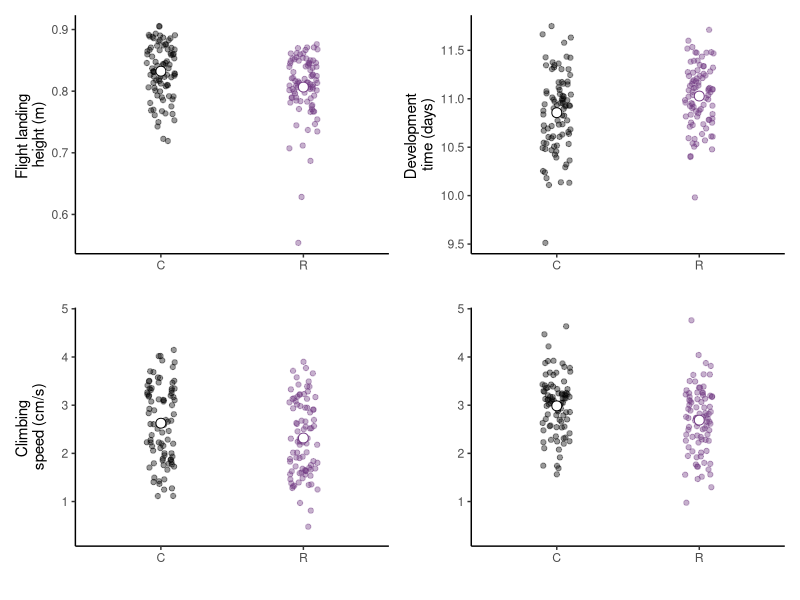
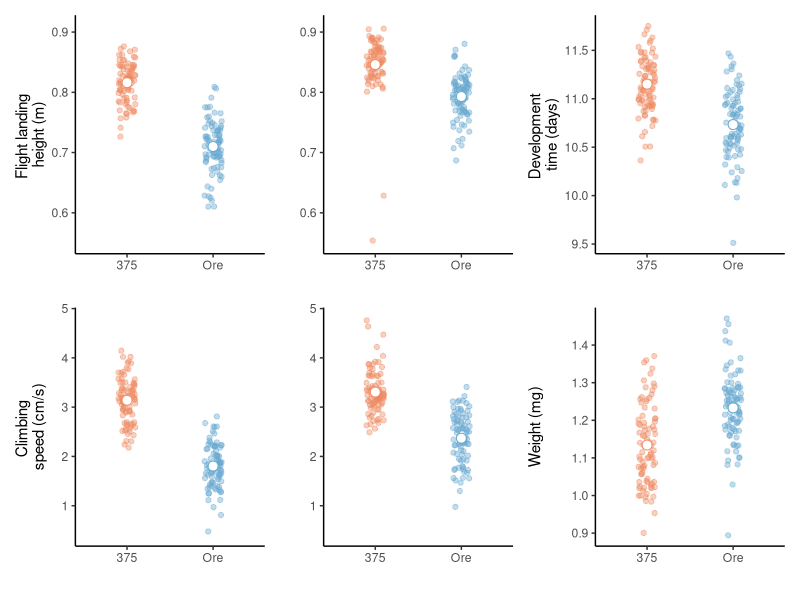
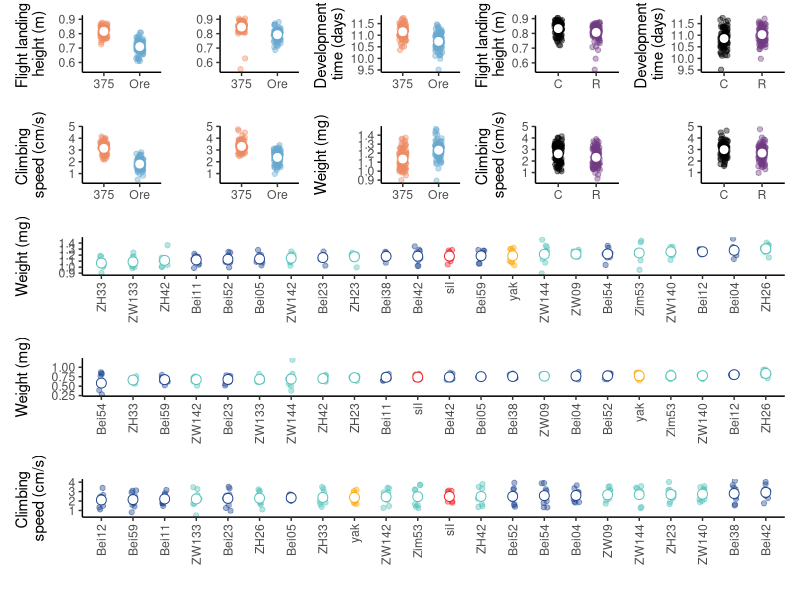

Write the R code that produced these figures, in order.
###########################################################
# Script: maineffects_plot.R
# Author: Leah Darwin
# Date: 2025-09-30
# Purpose: Plots emmeans and adjusted averages for significant main effects. 
############################################################

# Load libraries ----------------------------------------------------------
## -------------------------------------------------------------------
## Setup: load & install required packages
## -------------------------------------------------------------------
packages = c(
  "dplyr", "ggplot2", "patchwork",
  "lme4", "lmerTest", "emmeans",
  "ggpubr", "ggtext"
)

new_pkgs = setdiff(packages, rownames(installed.packages()))
if (length(new_pkgs) > 0) {
  install.packages(new_pkgs, dependencies = TRUE)
}
invisible(lapply(packages, library, character.only = TRUE))

## -------------------------------------------------------------------
## Load datasets
## -------------------------------------------------------------------
weight = read.csv("weight/data/weight_adj.csv") %>% filter(Build != "parental")
climb  = read.csv("climb/data/climb_adj.csv") %>% filter(Build != "parental")
dev    = read.csv("development/data/development_adj.csv") %>% filter(Build != "parental")
flight = read.csv("flight/data/flight_adj.csv") %>% filter(Build != "parental")

# ===================================================================
# Helper plotting functions
# ===================================================================

# Map mitochondrial codes to full origin names
map_mito_origin = function(mito_vector) {
  dplyr::case_when(
    grepl("B", mito_vector)      ~ "Beijing",
    grepl("Z", mito_vector)      ~ "Zimbabwe",
    grepl("siI", mito_vector)    ~ "D.simulans",
    grepl("yak", mito_vector)    ~ "D.yakuba",
    TRUE                         ~ mito_vector
  )
}

## -------------------------------------------------------------------
## Define consistent color palette
## -------------------------------------------------------------------
color_palette = c(
  "Beijing"    = "#1C448E",
  "Zimbabwe"   = "#52C2BA",
  "D.yakuba"   = "#FCAB10",
  "D.simulans" = "#ED1C24",
  "parent"     = "black"
)

## ---------------------------------------------------------------
## Plot treatment means (raw data + model-adjusted EMMs)
## ---------------------------------------------------------------
plot_treatment_means = function(df, lm) {
  
  # Get estimated marginal means for Treatment
  emm_df = as.data.frame(emmeans(lm, ~ Treatment))
  
  # Summarize observed means (for raw data visualization)
  plot_df = df %>%
    group_by(Mito, Nuc, Treatment, Build) %>%
    summarise(Y_avg = mean(Y_adj), .groups = "drop") %>%
    na.omit()
  
  # Plot: raw jittered points + model means with SE
  ggplot(plot_df, aes(x = Treatment, y = Y_avg, color = Treatment)) +
    geom_jitter(
      position = position_jitterdodge(jitter.width = 0.2, dodge.width = 0.4),
      alpha = 0.4, size = 1.5
    ) +
    geom_point(
      data = emm_df, aes(y = emmean),
      position = position_dodge(width = 0.4),
      size = 3, shape = 21, fill = "white"
    ) +
    theme_classic() +
    scale_color_manual(values = c("Control" = "black", "Rotenone" = "#723a83")) +
    theme(legend.position = "none") +
    labs(x = "")
}


## ---------------------------------------------------------------
## Plot nuclear background means (raw data + model-adjusted EMMs)
## ---------------------------------------------------------------
plot_nuc_means = function(df, lm) {
  
  # Get estimated marginal means for Nuclear background
  emm_df = as.data.frame(emmeans(lm, ~ Nuc))
  
  # Summarize observed means (for raw data visualization)
  plot_df = df %>%
    group_by(Mito, Nuc, Treatment, Build) %>%
    summarise(Y_avg = mean(Y_adj), .groups = "drop")%>%
    na.omit()
  
  # Plot: raw jittered points + model means with SE
  ggplot(plot_df, aes(x = Nuc, y = Y_avg, color = Nuc)) +
    geom_jitter(
      position = position_jitterdodge(jitter.width = 0.2, dodge.width = 0.4),
      alpha = 0.4, size = 1.5
    ) +
    geom_point(
      data = emm_df, aes(y = emmean),
      position = position_dodge(width = 0.4),
      size = 3, shape = 21, fill = "white"
    ) +
    theme_classic() +
    scale_color_manual(values = c("Ore" = "#67a9cf", "375" = "#ef8a62")) +
    theme(legend.position = "none") +
    labs(x = "")
}

## ---------------------------------------------------------------
## Plot mito means (raw data + model-adjusted EMMs)
## ---------------------------------------------------------------
plot_mito_means = function(df, lm) {
  
  # Get estimated marginal means for Treatment
  emm_df = as.data.frame(emmeans(lm, ~ Mito)) %>% 
    mutate(mitoOrig = map_mito_origin(Mito)) %>%
    arrange(emmean) %>%
    mutate(Mito = factor(Mito, levels = unique(Mito)))
  
  # Summarize observed means (for raw data visualization)
  plot_df = df %>%
    group_by(Mito, Nuc, Treatment, Build) %>%
    summarise(Y_avg = mean(Y_adj), .groups = "drop") %>% 
    mutate(mitoOrig = map_mito_origin(Mito))  %>%
    mutate(Mito = factor(Mito, levels = levels(emm_df$Mito))) %>%
    na.omit()
  
  # Plot: raw jittered points + model means with SE
  ggplot(plot_df, aes(x = Mito, y = Y_avg, color = mitoOrig)) +
    geom_jitter(
      position = position_jitterdodge(jitter.width = 0.2, dodge.width = 0.4),
      alpha = 0.4, size = 1.5
    ) +
    geom_point(
      data = emm_df, aes(y = emmean),
      position = position_dodge(width = 0.4),
      size = 3, shape = 21, fill = "white"
    ) +
    theme_classic() +
    scale_color_manual(values = color_palette) +
    theme(legend.position = "none") +
    labs(x = "") +
    theme(axis.text.x = element_text(angle = 90, vjust = 0.5, hjust = 1))
  
}

# ===================================================================
# Models and plots for each trait
# ===================================================================

## --------------------------
## Weight (Females)
## --------------------------
weightF = weight %>%
  filter(Sex == "F") %>%
  mutate(Y_adj = Y_adj * 1000)  # convert to mg

weightF_lm = lmer(
  Y_adj ~ Mito * Nuc * Treatment + (1 | Mito:Nuc:Build),
  data = weightF
)

weightF_plot_nuc = plot_nuc_means(weightF, weightF_lm) +
  labs(y = "Weight (mg)")

weightF_plot_mt = plot_mito_means(weightF, weightF_lm) +
  labs(y = "Weight (mg)")

## --------------------------
## Weight (Males)
## --------------------------
weightM = weight %>%
  filter(Sex == "M") %>%
  mutate(Y_adj = Y_adj * 1000)  # convert to mg

weightM_lm = lmer(
  Y_adj ~ Mito * Nuc * Treatment + (1 | Mito:Nuc:Build),
  data = weightM
)

weightM_plot_mt = plot_mito_means(weightM, weightM_lm) +
  labs(y = "Weight (mg)")

## --------------------------
## Climbing (Males)
## --------------------------
climbM = climb %>% filter(Sex == "M")

climbM_lm = lmer(
  Y_adj ~ Mito * Nuc * Treatment +
    (1 | Mito:Nuc:Build) +
    (1 | Mito:Nuc:Build:Treatment:Vial),
  data = climbM
)

climbM_plot_treat = plot_treatment_means(climbM, climbM_lm) +
  labs(y = "Climbing speed (cm/s)")

climbM_plot_nuc = plot_nuc_means(climbM, climbM_lm) +
  labs(y = "Climbing speed (cm/s)")


## --------------------------
## Climbing (Females)
## --------------------------
climbF = climb %>% filter(Sex == "F")

climbF_lm = lmer(
  Y_adj ~ Mito * Nuc * Treatment +
    (1 | Mito:Nuc:Build) +
    (1 | Mito:Nuc:Build:Treatment:Vial),
  data = climbF
)

climbF_plot_treat = plot_treatment_means(climbF, climbF_lm) +
  labs(y = "Climbing \nspeed (cm/s)")

climbF_plot_nuc = plot_nuc_means(climbF, climbF_lm) +
  labs(y = "Climbing \nspeed (cm/s)")

climbF_plot_mt = plot_mito_means(climbF, climbF_lm) +
  labs(y = "Climbing \nspeed (cm/s)") 

## --------------------------
## Flight (Males)
## --------------------------
flightM = flight %>% filter(Sex == "M")

flightM_lm = lmer(
  Y_adj ~ Mito * Nuc * Treatment + (1 | Mito:Nuc:Build),
  data = flightM
)

flightM_plot_treat = plot_treatment_means(flightM, flightM_lm) +
  labs(y = "Flight landing \nheight (m)")

flightM_plot_nuc = plot_nuc_means(flightM, flightM_lm) +
  labs(y = "Flight landing \nheight (m)")


## --------------------------
## Flight (Females)
## --------------------------
flightF = flight %>% filter(Sex == "F")

flightF_lm = lmer(
  Y_adj ~ Mito * Nuc * Treatment + (1 | Mito:Nuc:Build),
  data = flightF
)

flightF_plot_nuc = plot_nuc_means(flightF, flightF_lm) +
  labs(y = "Flight landing \nheight (m)")


## --------------------------
## Development
## --------------------------
dev_lm = lmerTest::lmer(
  Y_adj ~ Mito * Nuc * Treatment + Larval_density + (1 | Mito:Nuc:Build),
  data = dev
)

dev_plot_treat = plot_treatment_means(dev, dev_lm) +
  labs(y = "Development \ntime (days)")

dev_plot_nuc = plot_nuc_means(dev, dev_lm) +
  labs(y = "Development \ntime (days)")


# ===================================================================
# Combine plots into panels
# ===================================================================

## ---------------------------------------------------------------
## Treatment effects
## ---------------------------------------------------------------
treat = (
  flightM_plot_treat + 
    dev_plot_treat + 
    climbF_plot_treat + ylim(c(0.3, 4.8)) +
    climbM_plot_treat + ylim(c(0.3, 4.8)) +
    labs(y = "")
) & 
  scale_x_discrete(labels = c("Control" = "C", "Rotenone" = "R"))

treat
## ---------------------------------------------------------------
## Nuclear background effects
## ---------------------------------------------------------------
nuc = (
  flightF_plot_nuc + ylim(c(0.55, 0.91)) +
    flightM_plot_nuc + ylim(c(0.55, 0.91)) + labs(y = "") +
    dev_plot_nuc +
    climbF_plot_nuc + ylim(c(0.4, 4.8)) +
    climbM_plot_nuc + ylim(c(0.4, 4.8)) + labs(y = "") +
    weightF_plot_nuc
)

nuc
# ===================================================================
# Combine all panels
# ===================================================================
nuc_treat = (nuc | treat) + 
  plot_layout(widths = c(1, 0.66), guides = "collect")
mito = weightF_plot_mt / weightM_plot_mt / climbF_plot_mt

final = nuc_treat / mito +
  plot_layout(heights = c(0.6,1))

ggsave("figures/main_effects_plot.pdf", final, width = 6.5, height = 7.5)
